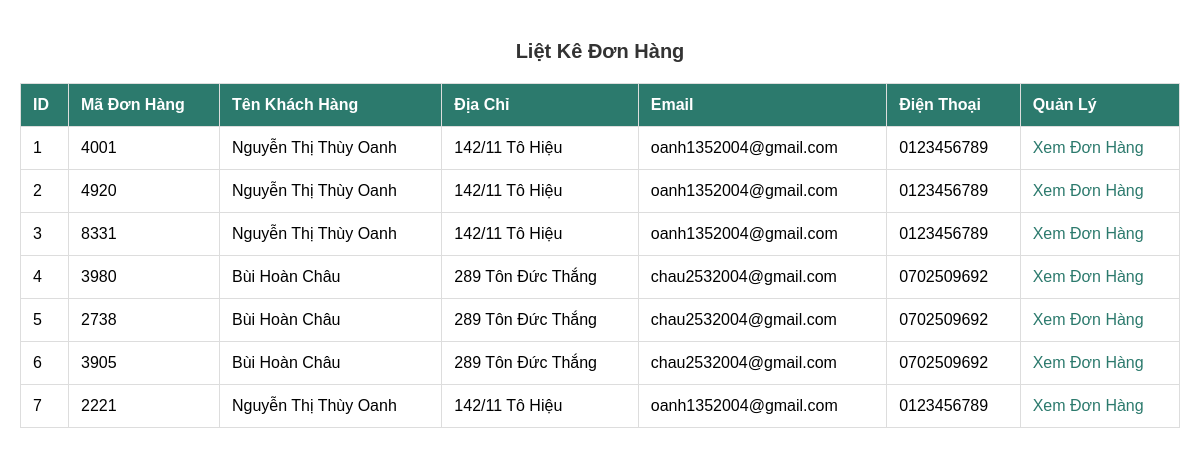
The app's page /admincp/modules/quanlydonhang/lietke.php, older data.
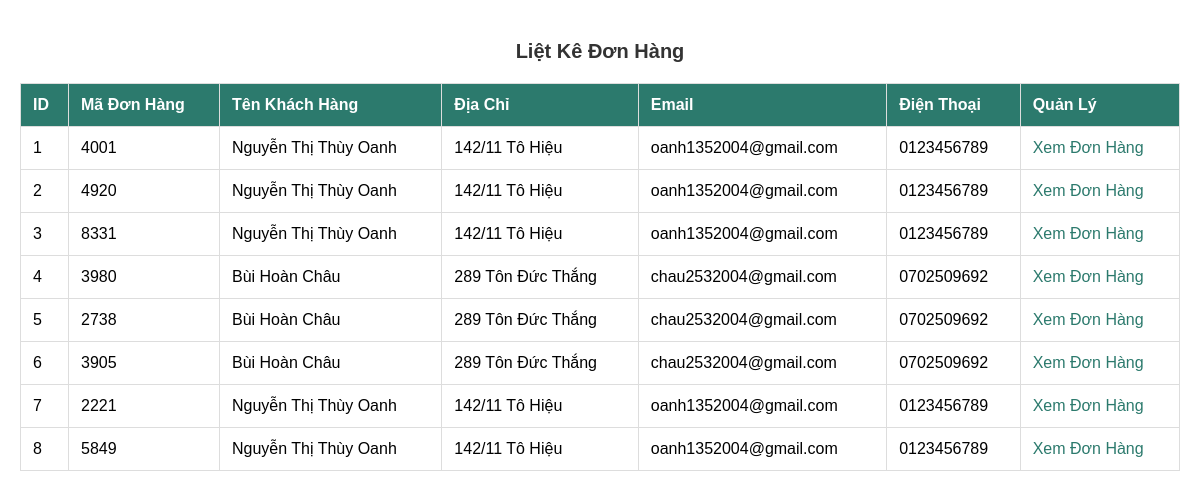
The same page, newer data.
### tables this page shows
CREATE TABLE `giohang` (
  `ID_GioHang` int NOT NULL,
  `ID_KhachHang` int NOT NULL,
  `Code_GioHang` varchar(50) NOT NULL,
  `TinhTrang_GioHang` tinyint NOT NULL
);

CREATE TABLE `dangky` (
  `ID_DangKy` int NOT NULL,
  `TenKhachHang` varchar(100) NOT NULL,
  `Email` varchar(100) NOT NULL,
  `MatKhau` varchar(255) NOT NULL,
  `DiaChi` varchar(255) NOT NULL,
  `SoDienThoai` varchar(15) NOT NULL
);

### admincp/modules/quanlydonhang/lietke.php (the view, shortened to what this page needs)
<?php
    $sql_lietke_donhang = "SELECT * FROM giohang, dangky WHERE giohang.ID_KhachHang = dangky.ID_DangKy ORDER BY ID_GioHang ASC";
    $query_lietke_donhang = mysqli_query($mysqli, $sql_lietke_donhang);
?>
<!DOCTYPE html>
<html lang="vi">
<head>
</head>
<body>
    <p>Liệt Kê Đơn Hàng</p>
    <table>
        <tr>
            <th>ID</th>
            <th>Mã Đơn Hàng</th>
            <th>Tên Khách Hàng</th>
            <th>Địa Chỉ</th>
            <th>Email</th>
            <th>Điện Thoại</th>
            <th>Quản Lý</th>
        </tr>
        <?php
        $i = 0;
        while ($row = mysqli_fetch_array($query_lietke_donhang)) {
            $i++;
        ?>
        <tr>
            <td><?php echo $i; ?></td>
            <td><?php echo $row['Code_GioHang']; ?></td>
            <td><?php echo $row['TenKhachHang']; ?></td>
            <td><?php echo $row['DiaChi']; ?></td>
            <td><?php echo $row['Email']; ?></td>
            <td><?php echo $row['SoDienThoai']; ?></td>
            <td>
                <a href="index.php?action=donhang&query=xemdonhang&code=<?php echo $row['Code_GioHang']; ?>">Xem Đơn Hàng</a>
            </td>
        </tr>
        <?php
        }
        ?>
    </table>
</body>
</html>

Row changes from the older to the newer data that the page shows:
added giohang: Code_GioHang "5849", dangky.TenKhachHang "Nguyễn Thị Thùy Oanh", dangky.DiaChi "142/11 Tô Hiệu", dangky.Email "oanh1352004@gmail.com", dangky.SoDienThoai "0123456789"
